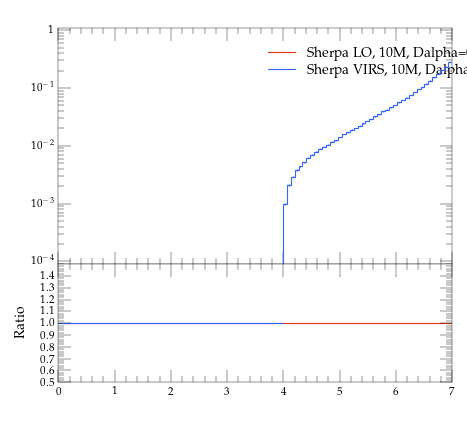

This chart was generated by the following Python code:
#! /usr/bin/env python

# This Python script was auto-generated using YODA v2.0.0.
# Analysis object: /evtb/inc_t_e
# Timestamp: 15-04-2024 (14:39:01)

import matplotlib as mpl
import matplotlib.pyplot as plt
mpl.use('Agg') # comment out for interactive use
import os
import numpy as np

plotDir = os.path.split(os.path.realpath(__file__))[0]
if 'YODA_USER_PLOT_PATH' in globals():
    plot_outdir = globals()['YODA_USER_PLOT_PATH']
else:
    plot_outdir = plotDir

#plot style
plt.style.use(os.path.join(plotDir, '../default.mplstyle'))
# plot metadata
figW, figH = plt.rcParams['figure.figsize']
ax_xLabel = r''
ax_yLabel = r''
ax_title  = r''
ax_xScale = 'linear'
ax_yScale = 'log'
xLims = (0.0, 7.0)
yLims = (9e-05, 1.1)

# TeX-friendly labels for the legend
labels = [ r"Sherpa LO, 10M, Dalpha=0.01", r"Sherpa VIRS, 10M, Dalpha=0.01" ]

# Create figure and axis objects
fig, (ax, ratio0_ax) = plt.subplots(2, 1, sharex=True,
                  figsize=(figW,figH), gridspec_kw={'height_ratios': (2, 1)})
ratio0_ax.yaxis.set_major_locator(mpl.ticker.MultipleLocator(0.1))
ratio0_ax.set_ylim(0.5, 1.4999)
ratio0_ax.set_ylabel('Ratio')

# LineColor map: curve index -> color
linecolors = {0: '#EE3311', 1: '#3366FF'}
# the numerical data is stored in a separate file
dataf = dict()
prefix = os.path.split(__file__)[0]
if prefix:    prefix = prefix + '/'
exec(open(prefix+'inc_t_e__data.py').read(), dataf)


legend_handles = [] # keep track of handles for the legend

# style options for curves
# starts at zorder>=5 to draw curve on top of legend
styles = {
  'curve0': {
    'color' : linecolors[0],
    'linestyle' : '-',
    'marker' : 'o',
    'zorder' : 5,
    'histstyle' : True,
  },
  'curve1': {
    'color' : linecolors[1],
    'linestyle' : '-',
    'marker' : 'o',
    'zorder' : 6,
    'histstyle' : True,
  },
}
# curve from input yoda files in main panel
for label in dataf['yvals'].keys():
    if all(np.isnan(v) for v in dataf['yvals'][label]):
        continue
    tmp = None
    if styles[label]['histstyle']: # draw as histogram
        tmp, = ax.plot(dataf['xedges'], dataf['yedges'][label],
                       color=styles[label]['color'],
                       linestyle=styles[label]['linestyle'],
                       drawstyle='steps-pre', solid_joinstyle='miter',
                       zorder=styles[label]['zorder'], label=label)
        ax.errorbar(dataf['xpoints'], dataf['yvals'][label], color=styles[label]['color'],
                    xerr=dataf['xerrs'], yerr=[dataf['ydowns'][label], dataf['yups'][label]],
                    linestyle='none', zorder=styles[label]['zorder'])
    else: # draw as scatter
        tmp = ax.errorbar(dataf['xpoints'], dataf['yvals'][label],
                          xerr=dataf['xerrs'],
                          yerr=[ dataf['ydowns'][label],
                          dataf['yups'][label] ],
                          fmt=styles[label]['marker'],
                          ecolor=styles[label]['color'],
                          color=styles[label]['color'], zorder=2)
        tmp[-1][0].set_linestyle(styles[label]['linestyle'])
    legend_handles += [tmp]
    for varLabel in dataf['variation_yvals'].keys():
        if varLabel.startswith(label):
            tmp, = ax.plot(dataf['xedges'], dataf['variation_yvals'][varLabel],
                           color=styles[label]['color'],
                           linestyle=styles[label]['linestyle'],
                           drawstyle='steps-pre', solid_joinstyle='miter',
                           zorder=styles[label]['zorder'], alpha=0.5)


# plots on ratio panel
# curve from input yoda files in ratio panel
for label, yvals in dataf['ratio0_yvals'].items():
    if all(np.isnan(v) for v in yvals):
        continue
    if styles[label]['histstyle']: # plot as histogram
        ratio0_ax.plot(dataf['xedges'], yvals,
                       color=styles[label]['color'],
                       linestyle=styles[label]['linestyle'],
                       drawstyle='steps-pre', zorder=1,
                       solid_joinstyle='miter')
        ratio0_ax.vlines(dataf['xpoints'],
                         dataf['ratio0_ymin'][label],
                         dataf['ratio0_ymax'][label],
                         color=styles[label]['color'], zorder=1)
    else: # plot as scatter
        tmp = ratio0_ax.errorbar(dataf['xpoints'],
                                 yvals, xerr=dataf['xerrs'],
                                 yerr=dataf['ratio0_yerrs'][label],
                                 fmt=styles[label]['marker'],
                                 ecolor=styles[label]['color'],
                                 color=styles[label]['color'])
        tmp[-1][0].set_linestyle(styles[label]['linestyle'])

    for varlabel in dataf['ratio0_variation_vals'].keys():
        if varlabel.startswith(label):
            ratio0_ax.plot(dataf['xedges'],
                            dataf['ratio0_variation_vals'][varlabel],
                            color=styles[label]['color'],
                            linestyle=styles[label]['linestyle'],
                            drawstyle='steps-pre', solid_joinstyle='miter',
                            zorder=1, alpha=0.5)

legend_pos = (0.5, 0.97)
ax.legend(legend_handles, labels, loc='upper left', bbox_to_anchor=legend_pos)

# set plot metadata as defined above
ratio0_ax.set_xlabel(ax_xLabel)
ratio0_ax.xaxis.set_label_coords(1., -.15)
ax.set_ylabel(ax_yLabel, loc='top')
ax.set_title(ax_title, loc='left')
ax.set_xscale(ax_xScale)
ax.set_yscale(ax_yScale)
ax.set_xlim(xLims)
ax.set_ylim(yLims)

# tick formatting
plt.rcParams['xtick.top'] = True
plt.rcParams['ytick.right'] = True
ax.yaxis.set_major_locator(mpl.ticker.LogLocator(base=10.0, numticks=np.inf))
ax.yaxis.set_minor_locator(mpl.ticker.LogLocator(
                           base=10.0, subs=np.arange(0.1, 1, 0.1), numticks=np.inf))
fig.align_ylabels((ax, ratio0_ax))
plt.savefig(os.path.join(plot_outdir, 'inc_t_e.pdf'), format='PDF')
plt.savefig(os.path.join(plot_outdir, 'inc_t_e.png'), format='PNG')

plt.close(fig)
